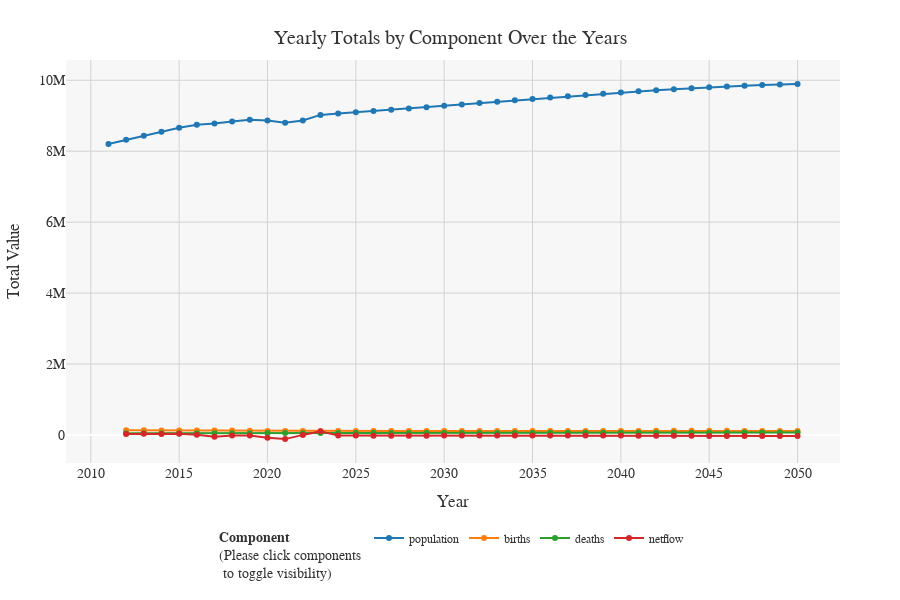

The code cell stored with this chart in its notebook:
### Code cell
# Create the line plot with markers
fig = px.line(
    yearly_totals, 
    x='year', 
    y='value', 
    color='component', 
    markers=True,
    title="Yearly Totals by Component Over the Years",
    labels={'value': 'Total Value', 'year': 'Year'},
    color_discrete_sequence=['#1f77b4', '#ff7f0e', '#2ca02c', '#d62728']  # Four distinct colors
)

# Update layout for refined appearance
fig.update_layout(
    title={
        'text': "Yearly Totals by Component Over the Years",
        'x': 0.5,  # Center the title
        'xanchor': 'center',  # Anchor the title to the center
        'yanchor': 'top'
    },
    title_font=dict(size=20, color='#333333', family='Arial'),
    xaxis_title='Year',
    yaxis_title='Total Value',
    legend_title='<b>Component</b><br>(Please click components<br> to toggle visibility)',
    width=900,
    height=600,
    font=dict(family="Arial", size=14, color="#333333"),
    plot_bgcolor='#f7f7f7',
    paper_bgcolor='#ffffff',
    xaxis=dict(showgrid=True, gridcolor='lightgrey', zeroline=False),
    yaxis=dict(showgrid=True, gridcolor='lightgrey'),
    legend=dict(
        orientation="h",
        yanchor="top",
        y=-0.15,
        x=0.5,
        xanchor="center",
        font=dict(size=12)
    ),
    margin=dict(l=60, r=60, t=60, b=60)  # Set margins to adjust spacing around the plot
)

# Show the figure
fig.show()

# Save the figure as an HTML file for embedding
pio.write_html(fig, 'interactive_line_plot.html', include_plotlyjs='cdn')

### Figure 1 — Plotly figure (JSON) as saved in the notebook; plotly's stock layout.template omitted (floating-point values rounded to 4 significant figures)
{"data": [{"hovertemplate": "component=population<br>Year=%{x}<br>Total Value=%{y}<extra></extra>", "legendgroup": "population", "line": {"color": "#1f77b4", "dash": "solid"}, "marker": {"symbol": "circle"}, "mode": "lines+markers", "name": "population", "orientation": "v", "showlegend": true, "type": "scatter", "x": [2011, 2012, 2013, 2014, 2015, 2016, 2017, 2018, 2019, 2020, 2021, 2022, 2023, 2024, 2025, 2026, 2027, 2028, 2029, 2030, 2031, 2032, 2033, 2034, 2035, 2036, 2037, 2038, 2039, 2040, 2041, 2042, 2043, 2044, 2045, 2046, 2047, 2048, 2049, 2050], "xaxis": "x", "y": [8204000.0, 8320000.0, 8438000.0, 8546000.0, 8661000.0, 8747000.0, 8779000.0, 8834000.0, 8889000.0, 8866000.0, 8805000.0, 8866180, 9023000.0, 9061000.0, 9098000.0, 9135000.0, 9170000.0, 9206000.0, 9242000.0, 9279000.0, 9317000.0, 9356000.0, 9395000.0, 9434000.0, 9473000.0, 9511000.0, 9549000.0, 9585000.0, 9621000.0, 9656000.0, 9689000.0, 9720000.0, 9750000.0, 9777000.0, 9802000.0, 9825000.0, 9846000.0, 9865000.0, 9882000.0, 9897000.0], "yaxis": "y"}, {"hovertemplate": "component=births<br>Year=%{x}<br>Total Value=%{y}<extra></extra>", "legendgroup": "births", "line": {"color": "#ff7f0e", "dash": "solid"}, "marker": {"symbol": "circle"}, "mode": "lines+markers", "name": "births", "orientation": "v", "showlegend": true, "type": "scatter", "x": [2012, 2013, 2014, 2015, 2016, 2017, 2018, 2019, 2020, 2021, 2022, 2023, 2024, 2025, 2026, 2027, 2028, 2029, 2030, 2031, 2032, 2033, 2034, 2035, 2036, 2037, 2038, 2039, 2040, 2041, 2042, 2043, 2044, 2045, 2046, 2047, 2048, 2049, 2050], "xaxis": "x", "y": [134000.0, 131000.0, 127800.0, 128500.0, 129800.0, 127359, 123600.0, 119100.0, 115700.0, 109700.0, 109571, 106300.0, 108800.0, 109100.0, 109300.0, 109700.0, 110000.0, 110300.0, 110600.0, 111000.0, 111300.0, 111600.0, 112000.0, 112500.0, 113000.0, 113500.0, 114100.0, 114700.0, 115200.0, 115700.0, 116100.0, 116300.0, 116300.0, 116100.0, 115800.0, 115300.0, 114700.0, 114000.0, 113300.0], "yaxis": "y"}, {"hovertemplate": "component=deaths<br>Year=%{x}<br>Total Value=%{y}<extra></extra>", "legendgroup": "deaths", "line": {"color": "#2ca02c", "dash": "solid"}, "marker": {"symbol": "circle"}, "mode": "lines+markers", "name": "deaths", "orientation": "v", "showlegend": true, "type": "scatter", "x": [2012, 2013, 2014, 2015, 2016, 2017, 2018, 2019, 2020, 2021, 2022, 2023, 2024, 2025, 2026, 2027, 2028, 2029, 2030, 2031, 2032, 2033, 2034, 2035, 2036, 2037, 2038, 2039, 2040, 2041, 2042, 2043, 2044, 2045, 2046, 2047, 2048, 2049, 2050], "xaxis": "x", "y": [47570.0, 48080.0, 45450.0, 50150.0, 48510.0, 48840.0, 50420.0, 48560.0, 58810.0, 55080.0, 50370.0, 53670.0, 53830.0, 53980.0, 54230.0, 54600.0, 55040.0, 55530.0, 56030.0, 56520.0, 57170.0, 57890.0, 58660.0, 59360.0, 60150.0, 61080.0, 61760.0, 62330.0, 62870.0, 63410.0, 63950.0, 64520.0, 65120.0, 65750.0, 66420.0, 67100.0, 67790.0, 68500.0, 69180.0], "yaxis": "y"}, {"hovertemplate": "component=netflow<br>Year=%{x}<br>Total Value=%{y}<extra></extra>", "legendgroup": "netflow", "line": {"color": "#d62728", "dash": "solid"}, "marker": {"symbol": "circle"}, "mode": "lines+markers", "name": "netflow", "orientation": "v", "showlegend": true, "type": "scatter", "x": [2012, 2013, 2014, 2015, 2016, 2017, 2018, 2019, 2020, 2021, 2022, 2023, 2024, 2025, 2026, 2027, 2028, 2029, 2030, 2031, 2032, 2033, 2034, 2035, 2036, 2037, 2038, 2039, 2040, 2041, 2042, 2043, 2044, 2045, 2046, 2047, 2048, 2049, 2050], "xaxis": "x", "y": [29310.0, 34820.0, 26080.0, 35990.0, 5335.0, -47130.0, -17860.0, -15850.0, -79460.0, -116100.0, 2206.0, 104300.0, -17330.0, -17800.0, -18730.0, -19390.0, -19250.0, -18550.0, -17560.0, -16450.0, -15330.0, -14420.0, -14080.0, -14330.0, -14710.0, -15150.0, -15810.0, -16680.0, -17690.0, -19230.0, -20450.0, -22190.0, -23820.0, -25240.0, -26460.0, -27370.0, -28040.0, -28530.0, -28850.0], "yaxis": "y"}], "layout": {"font": {"color": "#333333", "family": "Arial", "size": 14}, "height": 600, "legend": {"font": {"size": 12}, "orientation": "h", "title": {"text": "<b>Component</b><br>(Please click components<br> to toggle visibility)"}, "tracegroupgap": 0, "x": 0.5, "xanchor": "center", "y": -0.15, "yanchor": "top"}, "margin": {"b": 60, "l": 60, "r": 60, "t": 60}, "paper_bgcolor": "#ffffff", "plot_bgcolor": "#f7f7f7", "title": {"font": {"color": "#333333", "family": "Arial", "size": 20}, "text": "Yearly Totals by Component Over the Years", "x": 0.5, "xanchor": "center", "yanchor": "top"}, "width": 900, "xaxis": {"anchor": "y", "domain": [0, 1], "gridcolor": "lightgrey", "showgrid": true, "title": {"text": "Year"}, "zeroline": false}, "yaxis": {"anchor": "x", "domain": [0, 1], "gridcolor": "lightgrey", "showgrid": true, "title": {"text": "Total Value"}}}}
